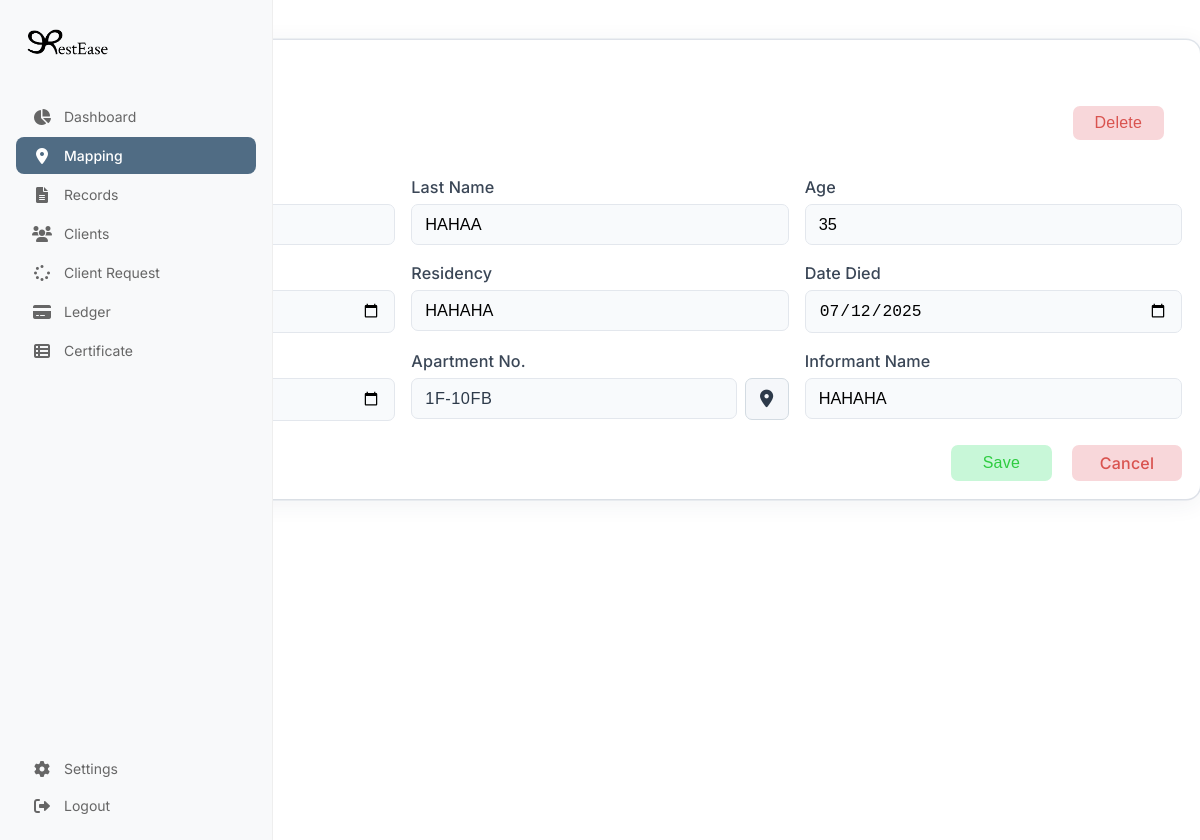
Page /AdminSide/EditNiches.php?nicheID=1F-10FB on the committed database.
### tables this page shows
CREATE TABLE `deceased` (
  `id` int(11) NOT NULL,
  `firstName` varchar(100) DEFAULT NULL,
  `lastName` varchar(100) DEFAULT NULL,
  `age` int(11) DEFAULT NULL,
  `born` date DEFAULT NULL,
  `residency` varchar(255) DEFAULT NULL,
  `dateDied` date DEFAULT NULL,
  `dateInternment` date DEFAULT NULL,
  `nicheID` varchar(50) DEFAULT NULL,
  `informantName` varchar(255) DEFAULT NULL
);

### AdminSide/EditNiches.php (the view, shortened to what this page needs)
<?php
include_once '../Includes/db.php';
$nicheID = $_GET['nicheID'] ?? '';
$deceased = [
  'firstName' => '',
  'lastName' => '',
  'age' => '',
  'born' => '',
  'residency' => '',
  'dateDied' => '',
  'dateInternment' => '',
  'nicheID' => $nicheID,
  'informantName' => ''
];
$originalNicheID = $_GET['nicheID'] ?? '';
if ($nicheID) {
  $stmt = $conn->prepare("SELECT * FROM deceased WHERE nicheID = ? LIMIT 1");
  $stmt->bind_param("s", $originalNicheID);
  $stmt->execute();
  $result = $stmt->get_result();
  if ($result && $row = $result->fetch_assoc()) {
    $deceased = $row;
  }
}
?>
<!DOCTYPE html>
<html lang="en">
<head>
  <link rel="stylesheet" href="https://cdnjs.cloudflare.com/ajax/libs/font-awesome/6.0.0/css/all.min.css">
  <link rel="stylesheet" href="../css/dashboard.css">
  <link rel="stylesheet" href="../css/sidebar.css">
  <link rel="stylesheet" href="../css/Niches.css">
  <link rel="stylesheet" href="../css/EditNiches.css">
  <link rel="stylesheet" href="../css/EditNiches.css">
</head>
<body style="min-height: 100vh; background: #fff; overflow: hidden;">
   <?php include '../Includes/sidebar.php'; ?>
  <div class="form-container" style="width: 1230px; max-width: 100%; margin: 40px 10px 10px auto; padding: 18px; box-sizing: border-box;">
    <div class="top-bar">
      <span class="page-title">Edit Deceased Data</span>
    </div>
    <div class="top-actions">
      <form id="deleteForm" method="post" style="display:inline;">
        <button type="button" class="btn delete-btn" style="margin-left:auto;" id="deleteBtn">Delete</button>
      </form>
    </div>
    <div class="form-section-title">Deceased Information</div>
    <form method="post" autocomplete="off" id="editForm">
      <div class="form-row">
        <div class="form-group">
          <label for="firstName">First Name</label>
        </div>
        <div class="form-group">
          <label for="lastName">Last Name</label>
          <input type="text" id="lastName" name="lastName" placeholder="Last Name" value="<?php echo htmlspecialchars($deceased['lastName']); ?>">
        </div>
        <div class="form-group">
          <label for="age">Age</label>
          <input type="number" id="age" name="age" placeholder="Age" value="<?php echo htmlspecialchars($deceased['age']); ?>">
        </div>
      </div>
      <div class="form-row-2">
        <div class="form-group">
          <label for="born">Born</label>
        </div>
        <div class="form-group">
          <label for="residency">Residency</label>
          <input type="text" id="residency" name="residency" placeholder="Residency" value="<?php echo htmlspecialchars($deceased['residency']); ?>">
        </div>
        <div class="form-group">
          <label for="dateDied">Date Died</label>
          <input type="date" id="dateDied" name="dateDied" placeholder="Date Died" value="<?php echo htmlspecialchars($deceased['dateDied']); ?>">
        </div>
      </div>
      <div class="form-row-3">
        <div class="form-group">
          <label for="dateInternment">Date of Internment</label>
        </div>
        <div class="form-group">
          <label for="apartmentNo">Apartment No.</label>
          <div class="niche-picker-group">
            <input type="text" id="apartmentNo" name="apartmentNo" placeholder="Apartment No." readonly value="<?php echo htmlspecialchars($deceased['nicheID']); ?>">
            <button type="button" id="pickNicheBtn" class="btn pick-niche-btn" title="Pick Niche">
              <i class="fas fa-map-marker-alt"></i>
            </button>
          </div>
        </div>
        <div class="form-group">
          <label for="informantName">Informant Name</label>
          <input type="text" id="informantName" name="informantName" placeholder="Informant Name" value="<?php echo htmlspecialchars($deceased['informantName']); ?>">
        </div>
      </div>
      <div class="form-actions">
        <button type="submit" class="btn save-btn">Save</button>
        <a href="Mapping.php" class="btn cancel-btn" style="margin-left:12px;">Cancel</a>
      </div>
    </form>
  </div>
</body>
</html>

### css/dashboard.css (style rules this page uses)
:root { --primary-color: #1a1a1a; --sidebar-width: 240px; --header-height: 60px; --border-radius: 8px; --dashboard-side-gap: 50px; }
body { margin: 0; padding: 0; font-family: 'Inter', -apple-system, BlinkMacSystemFont, sans-serif; background-color: #fff; }

### css/sidebar.css (style rules this page uses)
:root { --primary-color: #1a1a1a; --sidebar-width: 240px; --border-radius: 8px; }

### css/Niches.css (style rules this page uses)
:root { --primary-color: #1a1a1a; --sidebar-width: 240px; --header-height: 60px; --border-radius: 8px; }
body { margin: 0; padding: 0; font-family: 'Inter', -apple-system, BlinkMacSystemFont, sans-serif; background-color: #fff; }

### css/EditNiches.css (style rules this page uses)
body { font-family: 'Inter', sans-serif; background: #f7f8fa; margin: 0; padding: 0; overflow-x: hidden; }
.top-bar, .top-actions { width: 100%; box-sizing: border-box; padding: 0 18px; }
.top-bar { display: flex; align-items: center; justify-content: space-between; padding: 16px 18px 0 18px; min-height: 48px; gap: 24px; }
.page-title { font-size: 1.5rem; font-weight: 700; color: #2d3a4a; letter-spacing: 0.5px; margin: 0; padding: 0; flex-shrink: 0; }
.top-actions { display: flex; justify-content: flex-end; align-items: center; gap: 12px; padding-right: 18px; }
.btn { padding: 8px 22px; border-radius: 7px; border: none; font-size: 1rem; font-weight: 500; cursor: pointer; background: #bfc9d1; color: #fff; transition: background 0.2s, color 0.2s; text-transform: none; letter-spacing: 0.2px; box-shadow: 0 1px 2px 0 rgba(44,62,80,0.04); display: flex; align-items: center; gap: 8px; }
.form-container { background: #fff; border-radius: 14px; box-shadow: 0 4px 24px 0 rgba(44,62,80,0.07), 0 0 0 1.5px #e3e7ed; padding: 18px; width: 100%; box-sizing: border-box; overflow-x: hidden; }
.form-section-title { font-weight: 600; font-size: 1.05rem; margin-bottom: 1em; color: #2d3a4a; letter-spacing: 0.2px; }
form { width: 100%; }
.form-row, .form-row-2, .form-row-3 { display: grid; grid-template-columns: repeat(auto-fit, minmax(250px, 1fr)); gap: 16px; margin-bottom: 18px; width: 100%; box-sizing: border-box; }
.form-group { display: flex; flex-direction: column; width: 100%; box-sizing: border-box; }
.form-group label { font-size: 1.01rem; font-weight: 500; margin-bottom: 7px; color: #3a4656; letter-spacing: 0.1px; }
.form-group input { width: 100%; box-sizing: border-box; padding: 10px 13px; border: 1.5px solid #e3e7ed; border-radius: 7px; font-size: 1.02rem; background: #f8fafc; outline: none; transition: border 0.2s; }
.form-actions { display: flex; justify-content: flex-end; margin-top: 24px; width: 100%; }
.niche-picker-group { display: flex; align-items: center; gap: 8px; }
.pick-niche-btn { background: #f5f7fa; color: #2d3a4a; border: 1.5px solid #d3dbe2; border-radius: 7px; padding: 8px 14px; min-width: unset; font-size: 1.1rem; transition: background 0.18s, color 0.18s, border 0.18s; box-shadow: none; display: flex; align-items: center; justify-content: center; }
.niche-picker-group input[readonly] { background: #f8fafc; border: 1.5px solid #e3e7ed; color: #2d3a4a; font-weight: 500; letter-spacing: 0.5px; }
.niche-picker-group { display: flex; align-items: center; gap: 8px; width: 100%; }
.niche-picker-group input[readonly] { flex: 1 1 0; min-width: 0; background: #f8fafc; border: 1.5px solid #e3e7ed; color: #2d3a4a; font-weight: 500; letter-spacing: 0.5px; }
.pick-niche-btn { background: #f5f7fa; color: #2d3a4a; border: 1.5px solid #d3dbe2; border-radius: 7px; padding: 8px 14px; min-width: 44px; height: 42px; font-size: 1.1rem; transition: background 0.18s, color 0.18s, border 0.18s; box-shadow: none; display: flex; align-items: center; justify-content: center; }
.btn.delete-btn { background: #f8d7da; color: #d9534f; border: none; margin-right: 0; min-width: 90px; font-weight: 500; transition: background 0.18s, color 0.18s; box-shadow: none; padding: 8px 22px; }
.btn.save-btn { background: #c8f7d8; color: #2ecc40; border: none; min-width: 90px; font-weight: 500; margin-right: 8px; transition: background 0.18s, color 0.18s; box-shadow: none; padding: 8px 32px; }
.btn.cancel-btn { background: #f8d7da; color: #d9534f; border: none; min-width: 90px; font-weight: 500; text-align: center; display: inline-block; padding: 8px 10px; border-radius: 7px; text-decoration: none; transition: background 0.18s, color 0.18s; box-shadow: none; }

### rows in the picture
deceased: lastName "HAHAA", age "35", residency "HAHAHA", dateDied "07/12/2025", apartmentNo "1F-10FB", informantName "HAHAHA"
